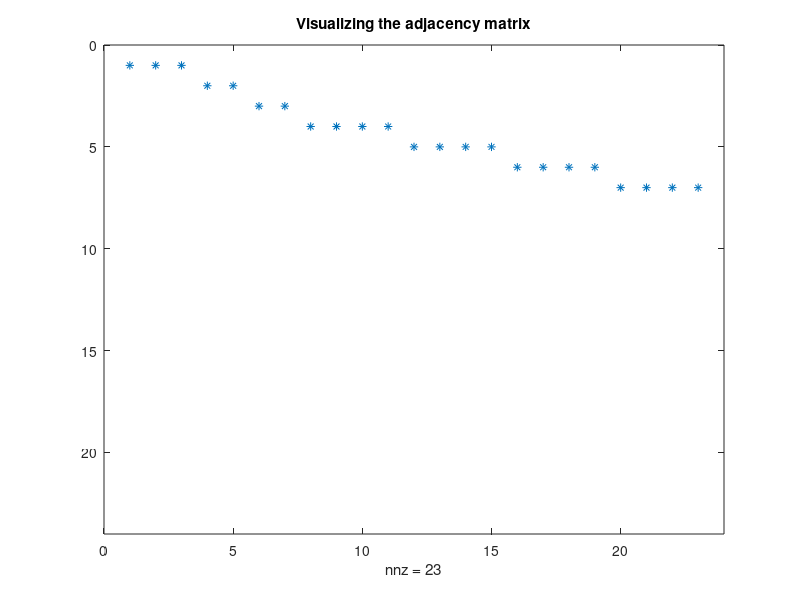
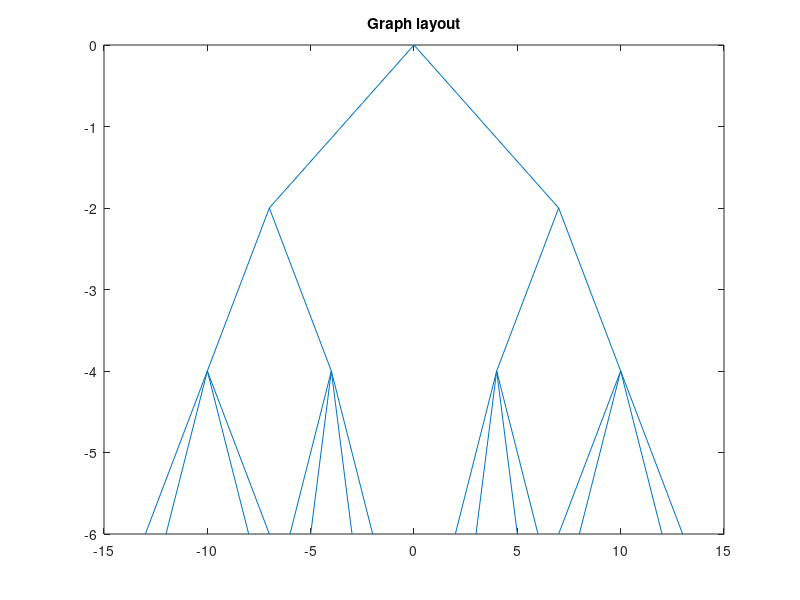

MATLAB code for these plots, in order: (Note: this script raises an error after producing the figures.)
%% Fully arborescent site
U={'home','meta_liste_produit1','meta_liste_produit2','liste_produit1','liste_produit2','liste_produit3','liste_produit4','fiche_produit1','fiche_produit2','fiche_produit3','fiche_produit4','fiche_produit5','fiche_produit6','fiche_produit7','fiche_produit8','fiche_produit9','fiche_produit10','fiche_produit11','fiche_produit12','fiche_produit13','fiche_produit14','fiche_produit15','fiche_produit16'};

coordinates = [...
    0,0;...
    -7,-2;...
    7,-2;...
    -10,-4;...
    -4,-4;...
    4,-4;...
    10,-4;...
    -13,-6;...
    -12,-6;...
    -8,-6;...
    -7,-6;...
    -6,-6;...
    -5,-6;...
    -3,-6;...
    -2,-6;...
    2,-6;...
    3,-6;...
    5,-6;...
    6,-6;...
    7,-6;...
    8,-6;...
    12,-6;...
    13,-6;...
    ];

G=[...
    1 1 1 0 0 0 0 0 0 0 0 0 0 0 0 0 0 0 0 0 0 0 0;...
    0 0 0 1 1 0 0 0 0 0 0 0 0 0 0 0 0 0 0 0 0 0 0;...
    0 0 0 0 0 1 1 0 0 0 0 0 0 0 0 0 0 0 0 0 0 0 0;...
    0 0 0 0 0 0 0 1 1 1 1 0 0 0 0 0 0 0 0 0 0 0 0;...
    0 0 0 0 0 0 0 0 0 0 0 1 1 1 1 0 0 0 0 0 0 0 0;...
    0 0 0 0 0 0 0 0 0 0 0 0 0 0 0 1 1 1 1 0 0 0 0;...
    0 0 0 0 0 0 0 0 0 0 0 0 0 0 0 0 0 0 0 1 1 1 1;...
    0 0 0 0 0 0 0 0 0 0 0 0 0 0 0 0 0 0 0 0 0 0 0;...
    0 0 0 0 0 0 0 0 0 0 0 0 0 0 0 0 0 0 0 0 0 0 0;...
    0 0 0 0 0 0 0 0 0 0 0 0 0 0 0 0 0 0 0 0 0 0 0;...
    0 0 0 0 0 0 0 0 0 0 0 0 0 0 0 0 0 0 0 0 0 0 0;...
    0 0 0 0 0 0 0 0 0 0 0 0 0 0 0 0 0 0 0 0 0 0 0;...
    0 0 0 0 0 0 0 0 0 0 0 0 0 0 0 0 0 0 0 0 0 0 0;...
    0 0 0 0 0 0 0 0 0 0 0 0 0 0 0 0 0 0 0 0 0 0 0;...
    0 0 0 0 0 0 0 0 0 0 0 0 0 0 0 0 0 0 0 0 0 0 0;...
    0 0 0 0 0 0 0 0 0 0 0 0 0 0 0 0 0 0 0 0 0 0 0;...
    0 0 0 0 0 0 0 0 0 0 0 0 0 0 0 0 0 0 0 0 0 0 0;...
    0 0 0 0 0 0 0 0 0 0 0 0 0 0 0 0 0 0 0 0 0 0 0;...
    0 0 0 0 0 0 0 0 0 0 0 0 0 0 0 0 0 0 0 0 0 0 0;...
    0 0 0 0 0 0 0 0 0 0 0 0 0 0 0 0 0 0 0 0 0 0 0;...
    0 0 0 0 0 0 0 0 0 0 0 0 0 0 0 0 0 0 0 0 0 0 0;...
    0 0 0 0 0 0 0 0 0 0 0 0 0 0 0 0 0 0 0 0 0 0 0;...
    0 0 0 0 0 0 0 0 0 0 0 0 0 0 0 0 0 0 0 0 0 0 0;...
    ];

%% Visualizing the adjacency matrix
figure;
spy(G)
title('Visualizing the adjacency matrix')
figure;
gplot(G,coordinates)
title('Graph layout')

%% Computing the page rank
pagerank;

%% Another configuration : siloing up to the home
G=[...
    1 1 1 0 0 0 0 0 0 0 0 0 0 0 0 0 0 0 0 0 0 0 0;...
    1 0 0 1 1 0 0 0 0 0 0 0 0 0 0 0 0 0 0 0 0 0 0;...
    1 0 0 0 0 1 1 0 0 0 0 0 0 0 0 0 0 0 0 0 0 0 0;...
    1 1 0 0 0 0 0 1 1 1 1 0 0 0 0 0 0 0 0 0 0 0 0;...
    1 1 0 0 0 0 0 0 0 0 0 1 1 1 1 0 0 0 0 0 0 0 0;...
    1 0 1 0 0 0 0 0 0 0 0 0 0 0 0 1 1 1 1 0 0 0 0;...
    1 0 1 0 0 0 0 0 0 0 0 0 0 0 0 0 0 0 0 1 1 1 1;...
    1 1 0 1 0 0 0 0 0 0 0 0 0 0 0 0 0 0 0 0 0 0 0;...
    1 1 0 1 0 0 0 0 0 0 0 0 0 0 0 0 0 0 0 0 0 0 0;...
    1 1 0 1 0 0 0 0 0 0 0 0 0 0 0 0 0 0 0 0 0 0 0;...
    1 1 0 1 0 0 0 0 0 0 0 0 0 0 0 0 0 0 0 0 0 0 0;...
    1 1 0 0 1 0 0 0 0 0 0 0 0 0 0 0 0 0 0 0 0 0 0;...
    1 1 0 0 1 0 0 0 0 0 0 0 0 0 0 0 0 0 0 0 0 0 0;...
    1 1 0 0 1 0 0 0 0 0 0 0 0 0 0 0 0 0 0 0 0 0 0;...
    1 1 0 0 1 0 0 0 0 0 0 0 0 0 0 0 0 0 0 0 0 0 0;...
    1 0 1 0 0 1 0 0 0 0 0 0 0 0 0 0 0 0 0 0 0 0 0;...
    1 0 1 0 0 1 0 0 0 0 0 0 0 0 0 0 0 0 0 0 0 0 0;...
    1 0 1 0 0 1 0 0 0 0 0 0 0 0 0 0 0 0 0 0 0 0 0;...
    1 0 1 0 0 1 0 0 0 0 0 0 0 0 0 0 0 0 0 0 0 0 0;...
    1 0 1 0 0 0 1 0 0 0 0 0 0 0 0 0 0 0 0 0 0 0 0;...
    1 0 1 0 0 0 1 0 0 0 0 0 0 0 0 0 0 0 0 0 0 0 0;...
    1 0 1 0 0 0 1 0 0 0 0 0 0 0 0 0 0 0 0 0 0 0 0;...
    1 0 1 0 0 0 1 0 0 0 0 0 0 0 0 0 0 0 0 0 0 0 0;...
    ];

%% Visualizing the adjacency matrix
figure;
spy(G)
title('Visualizing the adjacency matrix')
gplot(G,coordinates)
title('Graph layout')

%% Computing the page rank
pagerank;

%% Another configuration : links every where up to the home : no siloing
G=[...
    1 1 1 0 0 0 0 0 0 0 0 0 0 0 0 0 0 0 0 0 0 0 0;...
    1 0 0 1 1 0 0 0 0 0 0 0 0 0 0 0 0 0 0 0 0 0 0;...
    1 0 0 0 0 1 1 0 0 0 0 0 0 0 0 0 0 0 0 0 0 0 0;...
    1 1 1 0 0 0 0 1 1 1 1 0 0 0 0 0 0 0 0 0 0 0 0;...
    1 1 1 0 0 0 0 0 0 0 0 1 1 1 1 0 0 0 0 0 0 0 0;...
    1 1 1 0 0 0 0 0 0 0 0 0 0 0 0 1 1 1 1 0 0 0 0;...
    1 1 1 0 0 0 0 0 0 0 0 0 0 0 0 0 0 0 0 1 1 1 1;...
    1 1 1 1 1 1 1 0 0 0 0 0 0 0 0 0 0 0 0 0 0 0 0;...
    1 1 1 1 1 1 1 0 0 0 0 0 0 0 0 0 0 0 0 0 0 0 0;...
    1 1 1 1 1 1 1 0 0 0 0 0 0 0 0 0 0 0 0 0 0 0 0;...
    1 1 1 1 1 1 1 0 0 0 0 0 0 0 0 0 0 0 0 0 0 0 0;...
    1 1 1 1 1 1 1 0 0 0 0 0 0 0 0 0 0 0 0 0 0 0 0;...
    1 1 1 1 1 1 1 0 0 0 0 0 0 0 0 0 0 0 0 0 0 0 0;...
    1 1 1 1 1 1 1 0 0 0 0 0 0 0 0 0 0 0 0 0 0 0 0;...
    1 1 1 1 1 1 1 0 0 0 0 0 0 0 0 0 0 0 0 0 0 0 0;...
    1 1 1 1 1 1 1 0 0 0 0 0 0 0 0 0 0 0 0 0 0 0 0;...
    1 1 1 1 1 1 1 0 0 0 0 0 0 0 0 0 0 0 0 0 0 0 0;...
    1 1 1 1 1 1 1 0 0 0 0 0 0 0 0 0 0 0 0 0 0 0 0;...
    1 1 1 1 1 1 1 0 0 0 0 0 0 0 0 0 0 0 0 0 0 0 0;...
    1 1 1 1 1 1 1 0 0 0 0 0 0 0 0 0 0 0 0 0 0 0 0;...
    1 1 1 1 1 1 1 0 0 0 0 0 0 0 0 0 0 0 0 0 0 0 0;...
    1 1 1 1 1 1 1 0 0 0 0 0 0 0 0 0 0 0 0 0 0 0 0;...
    1 1 1 1 1 1 1 0 0 0 0 0 0 0 0 0 0 0 0 0 0 0 0;...
    ];

%% Visualizing the adjacency matrix
figure;
spy(G)
title('Visualizing the adjacency matrix')
gplot(G,coordinates)
title('Graph layout')

%% Computing the page rank
pagerank;

%% Another configuration : siloing up to the n-2
G=[...
    1 1 1 0 0 0 0 0 0 0 0 0 0 0 0 0 0 0 0 0 0 0 0;...
    1 0 0 1 1 0 0 0 0 0 0 0 0 0 0 0 0 0 0 0 0 0 0;...
    1 0 0 0 0 1 1 0 0 0 0 0 0 0 0 0 0 0 0 0 0 0 0;...
    1 1 0 0 0 0 0 1 1 1 1 0 0 0 0 0 0 0 0 0 0 0 0;...
    1 1 0 0 0 0 0 0 0 0 0 1 1 1 1 0 0 0 0 0 0 0 0;...
    1 0 1 0 0 0 0 0 0 0 0 0 0 0 0 1 1 1 1 0 0 0 0;...
    1 0 1 0 0 0 0 0 0 0 0 0 0 0 0 0 0 0 0 1 1 1 1;...
    0 1 0 1 0 0 0 0 0 0 0 0 0 0 0 0 0 0 0 0 0 0 0;...
    0 1 0 1 0 0 0 0 0 0 0 0 0 0 0 0 0 0 0 0 0 0 0;...
    0 1 0 1 0 0 0 0 0 0 0 0 0 0 0 0 0 0 0 0 0 0 0;...
    0 1 0 1 0 0 0 0 0 0 0 0 0 0 0 0 0 0 0 0 0 0 0;...
    0 1 0 0 1 0 0 0 0 0 0 0 0 0 0 0 0 0 0 0 0 0 0;...
    0 1 0 0 1 0 0 0 0 0 0 0 0 0 0 0 0 0 0 0 0 0 0;...
    0 1 0 0 1 0 0 0 0 0 0 0 0 0 0 0 0 0 0 0 0 0 0;...
    0 1 0 0 1 0 0 0 0 0 0 0 0 0 0 0 0 0 0 0 0 0 0;...
    0 0 1 0 0 1 0 0 0 0 0 0 0 0 0 0 0 0 0 0 0 0 0;...
    0 0 1 0 0 1 0 0 0 0 0 0 0 0 0 0 0 0 0 0 0 0 0;...
    0 0 1 0 0 1 0 0 0 0 0 0 0 0 0 0 0 0 0 0 0 0 0;...
    0 0 1 0 0 1 0 0 0 0 0 0 0 0 0 0 0 0 0 0 0 0 0;...
    0 0 1 0 0 0 1 0 0 0 0 0 0 0 0 0 0 0 0 0 0 0 0;...
    0 0 1 0 0 0 1 0 0 0 0 0 0 0 0 0 0 0 0 0 0 0 0;...
    0 0 1 0 0 0 1 0 0 0 0 0 0 0 0 0 0 0 0 0 0 0 0;...
    0 0 1 0 0 0 1 0 0 0 0 0 0 0 0 0 0 0 0 0 0 0 0;...
    ];

%% Visualizing the adjacency matrix
figure;
spy(G)
title('Visualizing the adjacency matrix')
gplot(G,coordinates)
title('Graph layout')

%% Computing the page rank
pagerank;

%% Another configuration : links every where up to the n-2 : no siloing
G=[...
    1 1 1 0 0 0 0 0 0 0 0 0 0 0 0 0 0 0 0 0 0 0 0;...
    1 0 0 1 1 0 0 0 0 0 0 0 0 0 0 0 0 0 0 0 0 0 0;...
    1 0 0 0 0 1 1 0 0 0 0 0 0 0 0 0 0 0 0 0 0 0 0;...
    1 1 1 0 0 0 0 1 1 1 1 0 0 0 0 0 0 0 0 0 0 0 0;...
    1 1 1 0 0 0 0 0 0 0 0 1 1 1 1 0 0 0 0 0 0 0 0;...
    1 1 1 0 0 0 0 0 0 0 0 0 0 0 0 1 1 1 1 0 0 0 0;...
    1 1 1 0 0 0 0 0 0 0 0 0 0 0 0 0 0 0 0 1 1 1 1;...
    0 1 1 1 1 1 1 0 0 0 0 0 0 0 0 0 0 0 0 0 0 0 0;...
    0 1 1 1 1 1 1 0 0 0 0 0 0 0 0 0 0 0 0 0 0 0 0;...
    0 1 1 1 1 1 1 0 0 0 0 0 0 0 0 0 0 0 0 0 0 0 0;...
    0 1 1 1 1 1 1 0 0 0 0 0 0 0 0 0 0 0 0 0 0 0 0;...
    0 1 1 1 1 1 1 0 0 0 0 0 0 0 0 0 0 0 0 0 0 0 0;...
    0 1 1 1 1 1 1 0 0 0 0 0 0 0 0 0 0 0 0 0 0 0 0;...
    0 1 1 1 1 1 1 0 0 0 0 0 0 0 0 0 0 0 0 0 0 0 0;...
    0 1 1 1 1 1 1 0 0 0 0 0 0 0 0 0 0 0 0 0 0 0 0;...
    0 1 1 1 1 1 1 0 0 0 0 0 0 0 0 0 0 0 0 0 0 0 0;...
    0 1 1 1 1 1 1 0 0 0 0 0 0 0 0 0 0 0 0 0 0 0 0;...
    0 1 1 1 1 1 1 0 0 0 0 0 0 0 0 0 0 0 0 0 0 0 0;...
    0 1 1 1 1 1 1 0 0 0 0 0 0 0 0 0 0 0 0 0 0 0 0;...
    0 1 1 1 1 1 1 0 0 0 0 0 0 0 0 0 0 0 0 0 0 0 0;...
    0 1 1 1 1 1 1 0 0 0 0 0 0 0 0 0 0 0 0 0 0 0 0;...
    0 1 1 1 1 1 1 0 0 0 0 0 0 0 0 0 0 0 0 0 0 0 0;...
    0 1 1 1 1 1 1 0 0 0 0 0 0 0 0 0 0 0 0 0 0 0 0;...
    ];

%% Visualizing the adjacency matrix
figure;
spy(G)
title('Visualizing the adjacency matrix')
gplot(G,coordinates)
title('Graph layout')

%% Computing the page rank
pagerank;

%% Another configuration : siloing up to the n-1
G=[...
    1 1 1 0 0 0 0 0 0 0 0 0 0 0 0 0 0 0 0 0 0 0 0;...
    1 0 0 1 1 0 0 0 0 0 0 0 0 0 0 0 0 0 0 0 0 0 0;...
    1 0 0 0 0 1 1 0 0 0 0 0 0 0 0 0 0 0 0 0 0 0 0;...
    0 1 0 0 0 0 0 1 1 1 1 0 0 0 0 0 0 0 0 0 0 0 0;...
    0 1 0 0 0 0 0 0 0 0 0 1 1 1 1 0 0 0 0 0 0 0 0;...
    0 0 1 0 0 0 0 0 0 0 0 0 0 0 0 1 1 1 1 0 0 0 0;...
    0 0 1 0 0 0 0 0 0 0 0 0 0 0 0 0 0 0 0 1 1 1 1;...
    0 0 0 1 0 0 0 0 0 0 0 0 0 0 0 0 0 0 0 0 0 0 0;...
    0 0 0 1 0 0 0 0 0 0 0 0 0 0 0 0 0 0 0 0 0 0 0;...
    0 0 0 1 0 0 0 0 0 0 0 0 0 0 0 0 0 0 0 0 0 0 0;...
    0 0 0 1 0 0 0 0 0 0 0 0 0 0 0 0 0 0 0 0 0 0 0;...
    0 0 0 0 1 0 0 0 0 0 0 0 0 0 0 0 0 0 0 0 0 0 0;...
    0 0 0 0 1 0 0 0 0 0 0 0 0 0 0 0 0 0 0 0 0 0 0;...
    0 0 0 0 1 0 0 0 0 0 0 0 0 0 0 0 0 0 0 0 0 0 0;...
    0 0 0 0 1 0 0 0 0 0 0 0 0 0 0 0 0 0 0 0 0 0 0;...
    0 0 0 0 0 1 0 0 0 0 0 0 0 0 0 0 0 0 0 0 0 0 0;...
    0 0 0 0 0 1 0 0 0 0 0 0 0 0 0 0 0 0 0 0 0 0 0;...
    0 0 0 0 0 1 0 0 0 0 0 0 0 0 0 0 0 0 0 0 0 0 0;...
    0 0 0 0 0 1 0 0 0 0 0 0 0 0 0 0 0 0 0 0 0 0 0;...
    0 0 0 0 0 0 1 0 0 0 0 0 0 0 0 0 0 0 0 0 0 0 0;...
    0 0 0 0 0 0 1 0 0 0 0 0 0 0 0 0 0 0 0 0 0 0 0;...
    0 0 0 0 0 0 1 0 0 0 0 0 0 0 0 0 0 0 0 0 0 0 0;...
    0 0 0 0 0 0 1 0 0 0 0 0 0 0 0 0 0 0 0 0 0 0 0;...
    ];

%% Visualizing the adjacency matrix
figure;
spy(G)
title('Visualizing the adjacency matrix')
gplot(G,coordinates)
title('Graph layout')

%% Computing the page rank
pagerank;

%% Another configuration : links every where up to the n-1 : no siloing
G=[...
    1 1 1 0 0 0 0 0 0 0 0 0 0 0 0 0 0 0 0 0 0 0 0;...
    1 0 0 1 1 0 0 0 0 0 0 0 0 0 0 0 0 0 0 0 0 0 0;...
    1 0 0 0 0 1 1 0 0 0 0 0 0 0 0 0 0 0 0 0 0 0 0;...
    0 1 1 0 0 0 0 1 1 1 1 0 0 0 0 0 0 0 0 0 0 0 0;...
    0 1 1 0 0 0 0 0 0 0 0 1 1 1 1 0 0 0 0 0 0 0 0;...
    0 1 1 0 0 0 0 0 0 0 0 0 0 0 0 1 1 1 1 0 0 0 0;...
    0 1 1 0 0 0 0 0 0 0 0 0 0 0 0 0 0 0 0 1 1 1 1;...
    0 0 0 1 1 1 1 0 0 0 0 0 0 0 0 0 0 0 0 0 0 0 0;...
    0 0 0 1 1 1 1 0 0 0 0 0 0 0 0 0 0 0 0 0 0 0 0;...
    0 0 0 1 1 1 1 0 0 0 0 0 0 0 0 0 0 0 0 0 0 0 0;...
    0 0 0 1 1 1 1 0 0 0 0 0 0 0 0 0 0 0 0 0 0 0 0;...
    0 0 0 1 1 1 1 0 0 0 0 0 0 0 0 0 0 0 0 0 0 0 0;...
    0 0 0 1 1 1 1 0 0 0 0 0 0 0 0 0 0 0 0 0 0 0 0;...
    0 0 0 1 1 1 1 0 0 0 0 0 0 0 0 0 0 0 0 0 0 0 0;...
    0 0 0 1 1 1 1 0 0 0 0 0 0 0 0 0 0 0 0 0 0 0 0;...
    0 0 0 1 1 1 1 0 0 0 0 0 0 0 0 0 0 0 0 0 0 0 0;...
    0 0 0 1 1 1 1 0 0 0 0 0 0 0 0 0 0 0 0 0 0 0 0;...
    0 0 0 1 1 1 1 0 0 0 0 0 0 0 0 0 0 0 0 0 0 0 0;...
    0 0 0 1 1 1 1 0 0 0 0 0 0 0 0 0 0 0 0 0 0 0 0;...
    0 0 0 1 1 1 1 0 0 0 0 0 0 0 0 0 0 0 0 0 0 0 0;...
    0 0 0 1 1 1 1 0 0 0 0 0 0 0 0 0 0 0 0 0 0 0 0;...
    0 0 0 1 1 1 1 0 0 0 0 0 0 0 0 0 0 0 0 0 0 0 0;...
    0 0 0 1 1 1 1 0 0 0 0 0 0 0 0 0 0 0 0 0 0 0 0;...
    ];

%% Visualizing the adjacency matrix
figure;
spy(G)
title('Visualizing the adjacency matrix')
gplot(G,coordinates)
title('Graph layout')

%% Computing the page rank
pagerank;